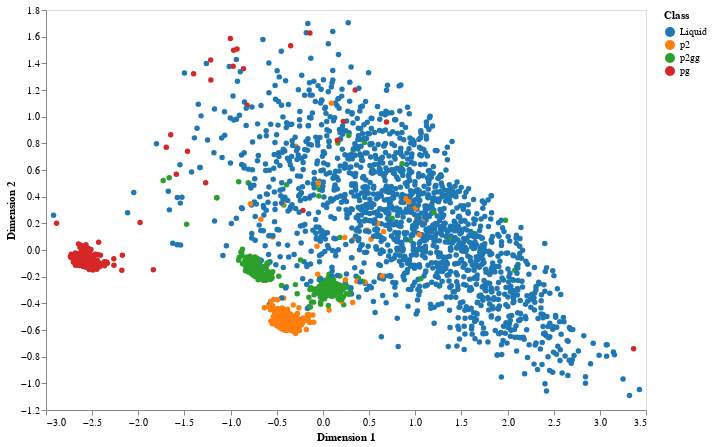

Notebook code cell kept with this figure:
### Markdown cell above
The standard PCA algorithm is a Singular Value Decomposition (SVD),
a matrix operation which identifies a linear combination of features
to give the largest variance.

### Code cell
pca = decomposition.PCA(n_components=2)
X_r = pca.fit_transform(X_o)
fig = figures.plot_dimensionality_reduction(X_r, y)
fig

### Figure 1 — Vega-Lite specification as saved in the notebook (floating-point values rounded to 4 significant figures; data arrays with more than 128 entries replaced by an {"elided": "..."} marker saying what was removed)
{"$schema": "https://vega.github.io/schema/vega-lite/v2.6.0.json", "config": {"axis": {"grid": false}, "view": {"height": 400, "width": 600}}, "data": {"name": "data-dc7f567b28e8e524857e4a90598b20a2"}, "datasets": {"data-dc7f567b28e8e524857e4a90598b20a2": {"elided": "3000 records"}}, "encoding": {"color": {"field": "class", "scale": {"scheme": "category10"}, "title": "Class", "type": "nominal"}, "x": {"field": "dim1", "title": "Dimension 1", "type": "quantitative"}, "y": {"field": "dim2", "title": "Dimension 2", "type": "quantitative"}}, "mark": {"opacity": 1, "type": "circle"}}
